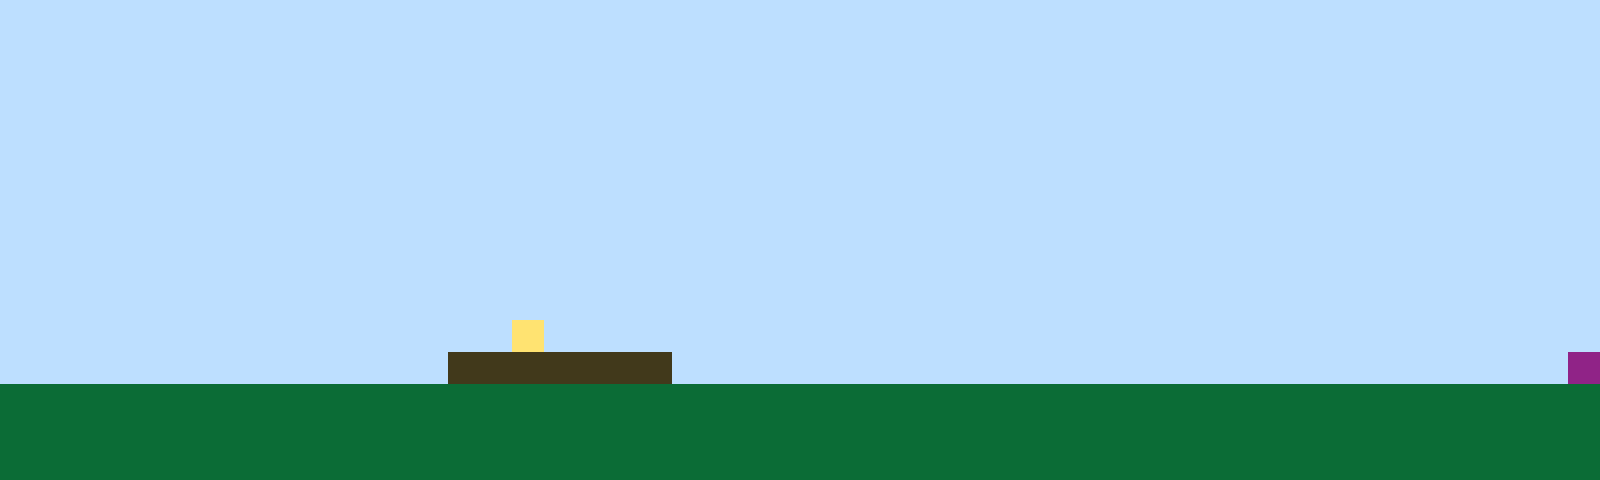

This is a level from a 2D game, rendered from its Tiled map with the project's own tilesets. A one-line summary and the complete map file follow:
An orthogonal 50x15 tile map with 32x32 px tiles, 1 tile layer (Tile Layer 1).

<map version="1.10" tiledversion="1.11.2" orientation="orthogonal" renderorder="right-up" width="50" height="15" tilewidth="32" tileheight="32" infinite="0" nextlayerid="2" nextobjectid="1"><editorsettings><export target="map1.csv" format="csv" /></editorsettings><tileset firstgid="1" name="sprites" tilewidth="32" tileheight="32" tilecount="6" columns="3"><image source="sprites.png" width="96" height="64" /></tileset><layer id="1" name="Tile Layer 1" width="50" height="15"><data encoding="csv">1,1,1,1,1,1,1,1,1,1,1,1,1,1,1,1,1,1,1,1,1,1,1,1,1,1,1,1,1,1,1,1,1,1,1,1,1,1,1,1,1,1,1,1,1,1,1,1,1,1,1,1,1,1,1,1,1,1,1,1,1,1,1,1,1,1,1,1,1,1,1,1,1,1,1,1,1,1,1,1,1,1,1,1,1,1,1,1,1,1,1,1,1,1,1,1,1,1,1,1,1,1,1,1,1,1,1,1,1,1,1,1,1,1,1,1,1,1,1,1,1,1,1,1,1,1,1,1,1,1,1,1,1,1,1,1,1,1,1,1,1,1,1,1,1,1,1,1,1,1,1,1,1,1,1,1,1,1,1,1,1,1,1,1,1,1,1,1,1,1,1,1,1,1,1,1,1,1,1,1,1,1,1,1,1,1,1,1,1,1,1,1,1,1,1,1,1,1,1,1,1,1,1,1,1,1,1,1,1,1,1,1,1,1,1,1,1,1,1,1,1,1,1,1,1,1,1,1,1,1,1,1,1,1,1,1,1,1,1,1,1,1,1,1,1,1,1,1,1,1,1,1,1,1,1,1,1,1,1,1,1,1,1,1,1,1,1,1,1,1,1,1,1,1,1,1,1,1,1,1,1,1,1,1,1,1,1,1,1,1,1,1,1,1,1,1,1,1,1,1,1,1,1,1,1,1,1,1,1,1,1,1,1,1,1,1,1,1,1,1,1,1,1,1,1,1,1,1,1,1,1,1,1,1,1,1,1,1,1,1,1,1,1,1,1,1,1,1,1,1,1,1,1,1,1,1,1,1,1,1,1,1,1,1,1,1,1,1,1,1,1,1,1,1,1,1,1,1,1,1,1,1,1,1,1,1,1,1,1,1,1,1,1,1,1,1,1,1,1,1,1,1,1,1,1,1,1,1,1,1,1,1,1,1,1,1,1,1,1,1,1,1,1,1,1,1,1,1,1,1,1,1,1,1,1,1,1,1,1,1,1,1,1,1,1,1,1,1,1,1,1,1,1,1,1,1,1,1,1,1,1,1,1,1,1,1,1,1,1,1,1,1,1,1,1,1,1,1,1,1,1,1,1,1,1,1,1,1,1,1,1,1,1,1,1,1,1,1,1,1,1,1,1,1,1,1,1,1,1,1,1,1,1,1,1,1,4,1,1,1,1,1,1,1,1,1,1,1,1,1,1,1,1,1,1,1,1,1,1,1,1,1,1,1,1,1,1,1,1,1,1,1,1,1,1,1,1,1,1,1,1,1,1,1,3,3,3,3,3,3,3,1,1,1,1,1,1,1,1,1,1,1,1,1,1,1,1,1,1,1,1,1,1,1,1,1,1,1,1,6,2,2,2,2,2,2,2,2,2,2,2,2,2,2,2,2,2,2,2,2,2,2,2,2,2,2,2,2,2,2,2,2,2,2,2,2,2,2,2,2,2,2,2,2,2,2,2,2,2,2,2,2,2,2,2,2,2,2,2,2,2,2,2,2,2,2,2,2,2,2,2,2,2,2,2,2,2,2,2,2,2,2,2,2,2,2,2,2,2,2,2,2,2,2,2,2,2,2,2,2,2,2,2,2,2,2,2,2,2,2,2,2,2,2,2,2,2,2,2,2,2,2,2,2,2,2,2,2,2,2,2,2,2,2,2,2,2,2,2,2,2,2,2,2,2,2,2,2,2,2</data></layer></map>
